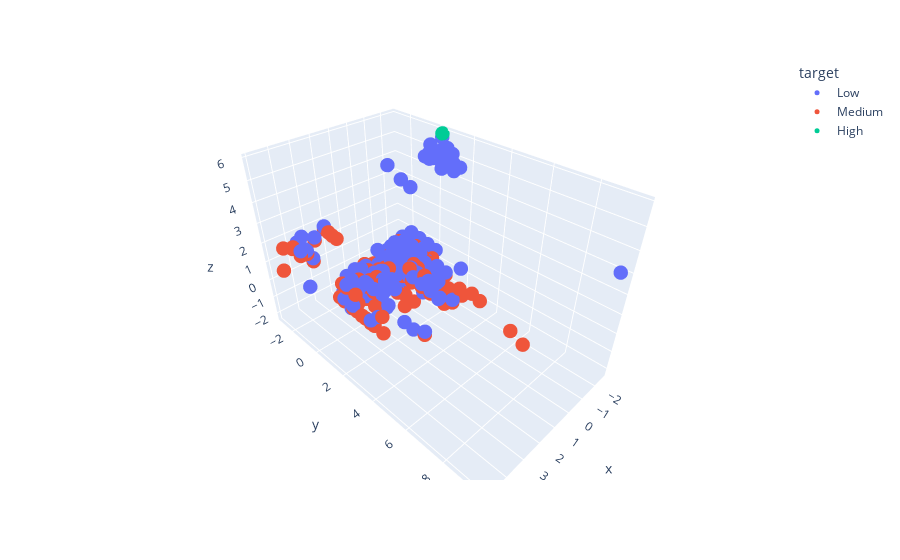

Notebook cell for this chart:
### Code cell
fig_3d = px.scatter_3d(
    k_proto_umap, x="x", y="y", z="z", color="target", labels={"color": "target"}
)
fig_3d.update_traces(marker_size=5)
fig_3d.show()

### Figure 1 — Plotly figure (JSON) as saved in the notebook; plotly's stock layout.template omitted (floating-point values rounded to 4 significant figures; data arrays with more than 128 entries replaced by an {"elided": "..."} marker saying what was removed)
{"data": [{"hovertemplate": "target=Low<br>x=%{x}<br>y=%{y}<br>z=%{z}<extra></extra>", "legendgroup": "Low", "marker": {"color": "#636efa", "size": 5, "symbol": "circle"}, "mode": "markers", "name": "Low", "scene": "scene", "showlegend": true, "type": "scatter3d", "x": {"elided": "651 float values"}, "y": {"elided": "651 float values"}, "z": {"elided": "651 float values"}}, {"hovertemplate": "target=Medium<br>x=%{x}<br>y=%{y}<br>z=%{z}<extra></extra>", "legendgroup": "Medium", "marker": {"color": "#EF553B", "size": 5, "symbol": "circle"}, "mode": "markers", "name": "Medium", "scene": "scene", "showlegend": true, "type": "scatter3d", "x": {"elided": "661 float values"}, "y": {"elided": "661 float values"}, "z": {"elided": "661 float values"}}, {"hovertemplate": "target=High<br>x=%{x}<br>y=%{y}<br>z=%{z}<extra></extra>", "legendgroup": "High", "marker": {"color": "#00cc96", "size": 5, "symbol": "circle"}, "mode": "markers", "name": "High", "scene": "scene", "showlegend": true, "type": "scatter3d", "x": [-1.053, -0.9119, -2.601, -2.601], "y": [0.2899, 0.3969, 0.3064, 0.3064], "z": [-0.3928, -0.09183, 5.883, 5.883]}], "layout": {"autosize": true, "legend": {"title": {"text": "target"}, "tracegroupgap": 0}, "margin": {"t": 60}, "scene": {"aspectmode": "auto", "aspectratio": {"x": 0.8264, "y": 1.366, "z": 0.8856}, "domain": {"x": [0, 1], "y": [0, 1]}, "xaxis": {"title": {"text": "x"}, "type": "linear"}, "yaxis": {"title": {"text": "y"}, "type": "linear"}, "zaxis": {"title": {"text": "z"}, "type": "linear"}}}}
